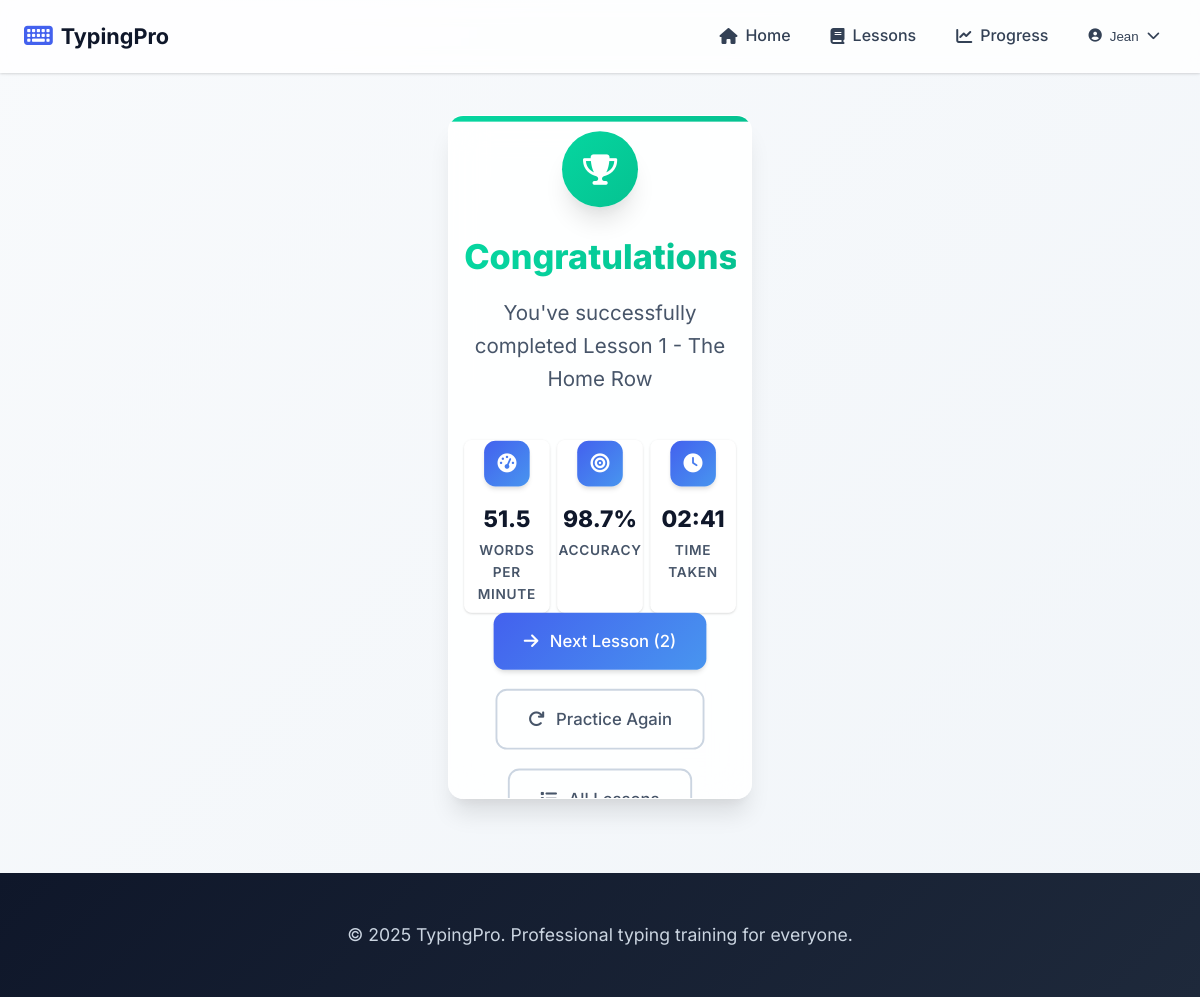
Page /lesson_complete/1 (signed in) on the committed database.
### models.py (models this page shows)
class User(UserMixin, db.Model):
    id = db.Column(db.Integer, primary_key=True)
    email = db.Column(db.String(120), unique=True, nullable=False)
    first_name = db.Column(db.String(64), nullable=False)
    last_name = db.Column(db.String(64), nullable=False)
    password_hash = db.Column(db.String(256), nullable=False)
    created_at = db.Column(db.DateTime, default=datetime.utcnow)
    progress = db.relationship('Progress', backref='user', lazy=True)
    achievements = db.relationship('Achievement', backref='user', lazy=True)

class Lesson(db.Model):
    id = db.Column(db.Integer, primary_key=True)
    number = db.Column(db.Integer, unique=True, nullable=False)
    content = db.Column(db.Text, nullable=False)
    title = db.Column(db.String(100), default="Lesson")
    difficulty = db.Column(db.String(20), default="beginner")
    focus_keys = db.Column(db.String(100))  # Keys this lesson focuses on

class Progress(db.Model):
    id = db.Column(db.Integer, primary_key=True)
    user_id = db.Column(db.Integer, db.ForeignKey('user.id'), nullable=False)
    lesson_id = db.Column(db.Integer, db.ForeignKey('lesson.id'), nullable=False)
    wpm = db.Column(db.Float, default=0.0)
    accuracy = db.Column(db.Float, default=0.0)
    time_taken = db.Column(db.Integer, default=0)  # in seconds
    error_count = db.Column(db.Integer, default=0)
    timestamp = db.Column(db.DateTime, default=datetime.utcnow)
    __table_args__ = (db.UniqueConstraint('user_id', 'lesson_id', name='user_lesson_progress'),)

### app.py (the view)
@app.route('/lesson_complete/<int:lesson_id>')
@login_required
def lesson_complete(lesson_id):
    lesson = Lesson.query.get_or_404(lesson_id)
    progress = Progress.query.filter_by(user_id=current_user.id, lesson_id=lesson_id).first()
    if not progress or progress.accuracy < 95.0:
        return redirect(url_for('practice', lesson_id=lesson_id))
    next_lesson = None
    if lesson_id < 23:
        next_lesson = Lesson.query.filter_by(number=lesson.number + 1).first()
    return render_template('lesson_complete.html', lesson=lesson, progress=progress, next_lesson=next_lesson)

### app.py (called while the page is built)
@login_manager.user_loader
def load_user(user_id):
    return User.query.get(int(user_id))

### templates/lesson_complete.html (shortened to what this page needs)
{% extends "base.html" %}
{% block content %}
<div class="completion-container">
    <div class="completion-card">
        <div class="completion-header">
            <div class="completion-icon">
                <i class="fas fa-trophy"></i>
            </div>
            <h1>Congratulations!</h1>
            <p>You've successfully completed {{ lesson.title }}</p>
        </div>
        <div class="completion-stats">
            <div class="completion-stat">
                <div class="stat-icon">
                    <i class="fas fa-tachometer-alt"></i>
                </div>
                <div class="stat-content">
                    <div class="stat-value">{{ progress.wpm|round(1) }}</div>
                    <div class="stat-label">Words Per Minute</div>
                </div>
            </div>
            <div class="completion-stat">
                <div class="stat-icon">
                    <i class="fas fa-bullseye"></i>
                </div>
                <div class="stat-content">
                    <div class="stat-value">{{ progress.accuracy|round(2) }}%</div>
                    <div class="stat-label">Accuracy</div>
                </div>
            </div>
            <div class="completion-stat">
                <div class="stat-icon">
                    <i class="fas fa-clock"></i>
                </div>
                <div class="stat-content">
                    <div class="stat-value">
                        {% set minutes = progress.time_taken // 60 %}
                        {% set seconds = progress.time_taken % 60 %}
                        {{ "%02d:%02d"|format(minutes, seconds) }}
                    </div>
                    <div class="stat-label">Time Taken</div>
                </div>
            </div>
        </div>
        <div class="completion-actions">
            {% if next_lesson %}
                <a href="{{ url_for('practice', lesson_id=next_lesson.id) }}" class="btn btn-primary btn-large">
                    <i class="fas fa-arrow-right"></i>
                    Next Lesson ({{ next_lesson.number }})
                </a>
            {% endif %}
            <a href="{{ url_for('practice', lesson_id=lesson.id) }}" class="btn btn-outline btn-large">
                <i class="fas fa-redo"></i>
                Practice Again
            </a>
            <a href="{{ url_for('index') }}" class="btn btn-outline btn-large">
                <i class="fas fa-list"></i>
                All Lessons
            </a>
        </div>
    </div>
</div>
{% endblock %}

### templates/base.html (shortened to what this page needs)
<!DOCTYPE html>
<html lang="en">
<head>
    <link rel="stylesheet" href="https://cdnjs.cloudflare.com/ajax/libs/font-awesome/6.4.0/css/all.min.css">
    <link rel="stylesheet" href="{{ url_for('static', filename='css/style.css') }}">
</head>
<body>
    <nav class="navbar">
        <div class="nav-container">
            <div class="nav-brand">
                <a href="{{ url_for('index') }}">
                    <i class="fas fa-keyboard"></i>
                    <span>TypingPro</span>
                </a>
            </div>
            <div class="nav-menu">
                <a href="{{ url_for('home') }}" class="nav-link">
                        <i class="fas fa-home"></i>
                        <span>Home</span>
                    </a>
                    <a href="{{ url_for('index') }}" class="nav-link">
                        <i class="fas fa-book"></i>
                        <span>Lessons</span>
                    </a>
                {% if current_user.is_authenticated %}
                    <a href="{{ url_for('progress') }}" class="nav-link">
                        <i class="fas fa-chart-line"></i>
                        <span>Progress</span>
                    </a>
                    <div class="nav-dropdown">
                        <button class="nav-dropdown-btn">
                            <i class="fas fa-user-circle"></i>
                            <span>{{ current_user.first_name }}</span>
                            <i class="fas fa-chevron-down"></i>
                        </button>
                    </div>
                {% endif %}
            </div>
        </div>
    </nav>
    <main class="main-content">
        {% block content %}{% endblock %}
    </main>
    <footer class="footer">
        <div class="footer-container">
            <div class="footer-content">
                <p>&copy; 2025 TypingPro. Professional typing training for everyone.</p>
            </div>
        </div>
    </footer>
</body>
</html>

### rows in the picture
User: first_name "Jean"
Lesson: title "Lesson 1 - The Home Row"
Progress: wpm "51.5", accuracy "98.7"
Lesson: number "2"

### other values in the picture
{{ "%02d:%02d"|format(minutes, seconds) }} "02:41"
